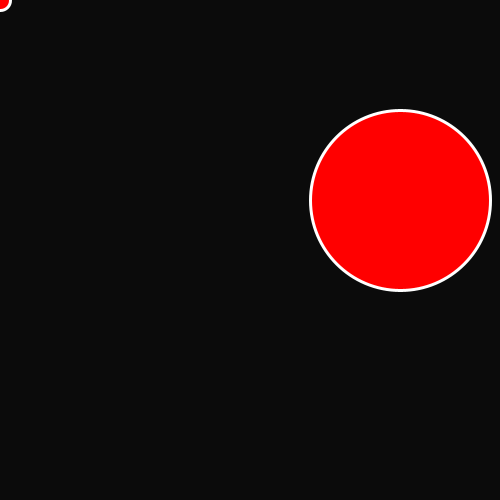
Frame 1 (no input)
Frame 60 (the mouse pressed at the canvas centre just before this capture): identical to frame 1, image omitted
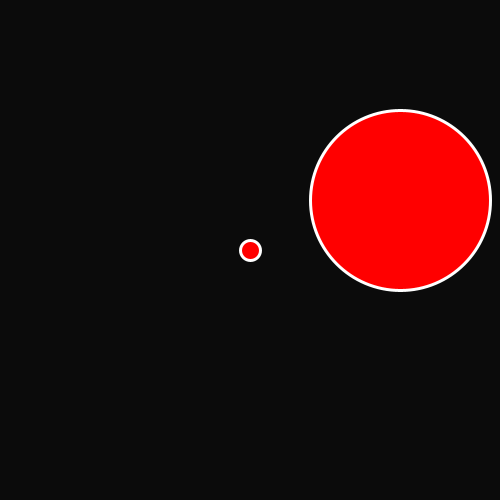
Frame 120 (the mouse held since frame 60 and released just before this capture)

The Processing sketch that drew these frames (run headless with seeded random() and noise(); from frame 60 on, the mouse is pressed at the canvas centre):

// Processing sketch: Distance_ball
// ── Distance_ball.pde
Particle P1, P2;
float R,B,G;
void setup()
{
  size(500, 500);
  P1 = new Particle(400, 200, 180);
   R = B = G = 11;
}
void draw()
{ 
  background(R,G,B);

  P1.display();
  P1.check();

  ellipse(mouseX, mouseY, 20, 20);
}
class Particle
{
  float x, y, r ;
  float D;
  Particle(float ptr1, float ptr2, float ptr3)
  {
    x = ptr1;
    y = ptr2;
    r = ptr3;
  }
  void display()
  {
    fill(255, 0, 0);
    stroke(255);
    strokeWeight(3);
    ellipse(x, y, r, r);
  }

  void check()
  {
    D = sqrt((mouseX-x)*(mouseX-x)+(mouseY-y)*(mouseY-y));
    if (D < r/2+10)
    {
    
       R = random(255);
       B = random(255);
      G = random(255);
    }
  }
}
